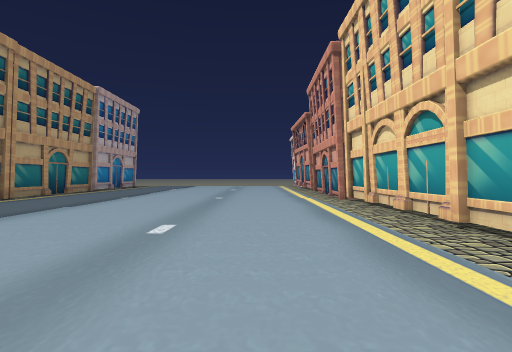
view 1 (above)

17 first-person views from a walk through a Unity game level. The camera is 1.3 m above the floor, looks level and sees 80° across. The floor is counted in squares, 2 m on a side. Each view is taken from the middle of a square. On the plan, view 1 faces up. The plan holds only what a view shows up to about 10 squares ahead; the rest is blank. The place goes on beyond the plan. The player is left out. Some animated figures are left out.

view 2
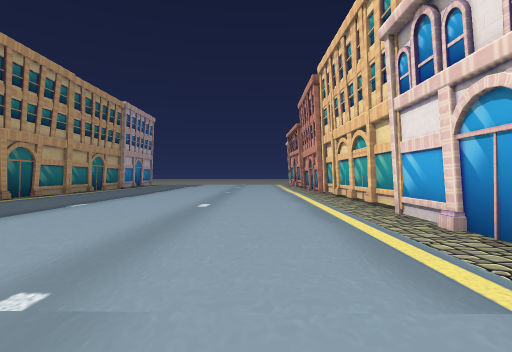

view 3
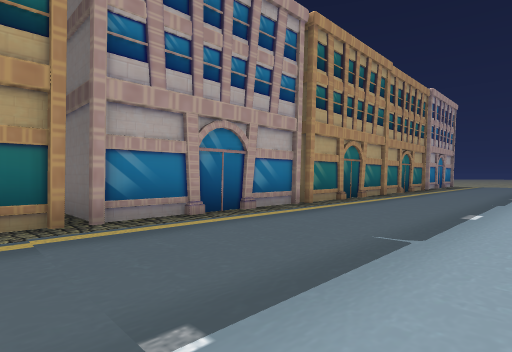

view 4
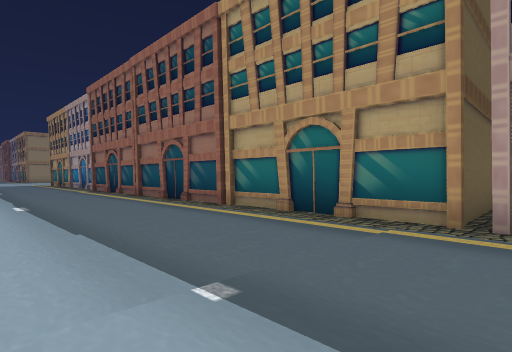

view 5
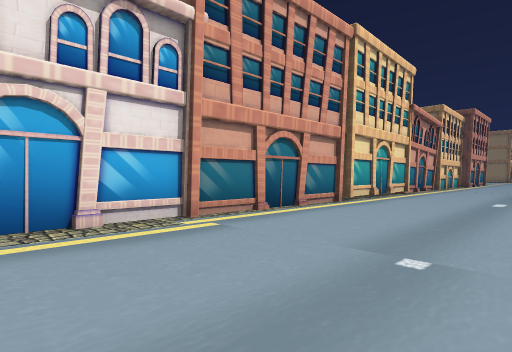

view 6
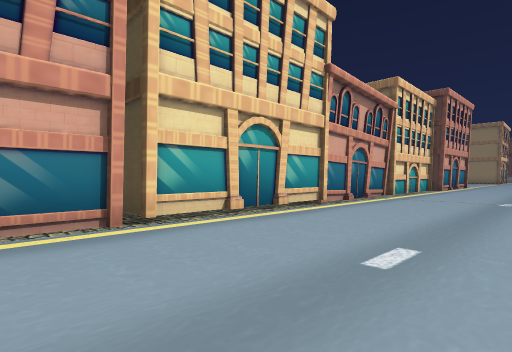

view 7
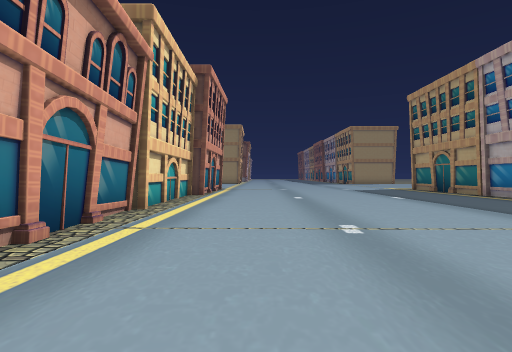

view 8
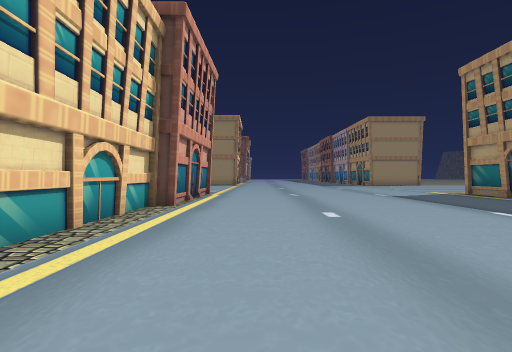

view 9
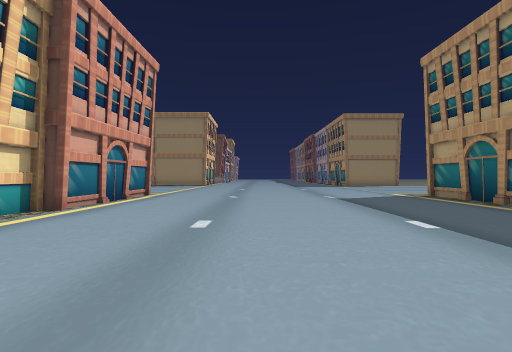

view 10
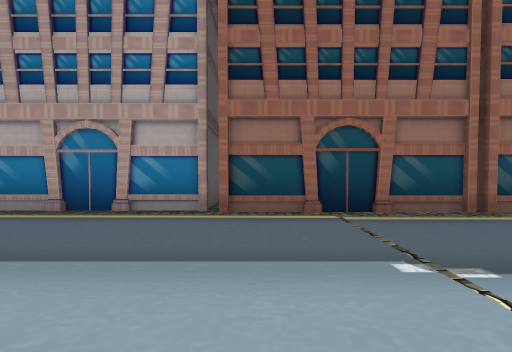

view 11
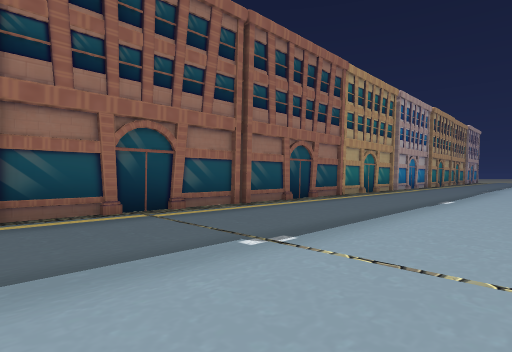

view 12
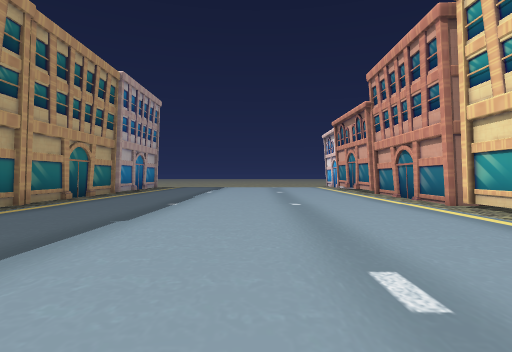

view 13
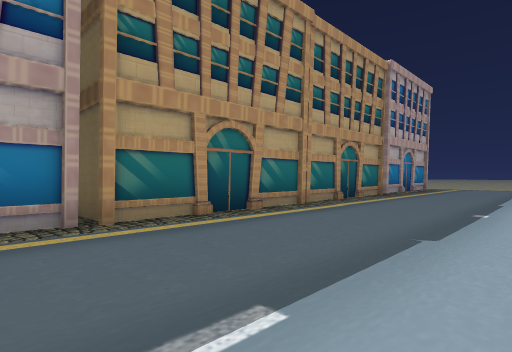

view 14
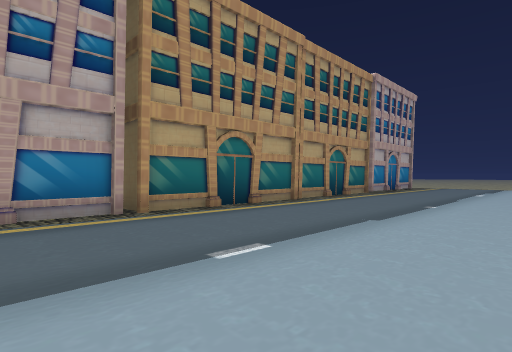

view 15
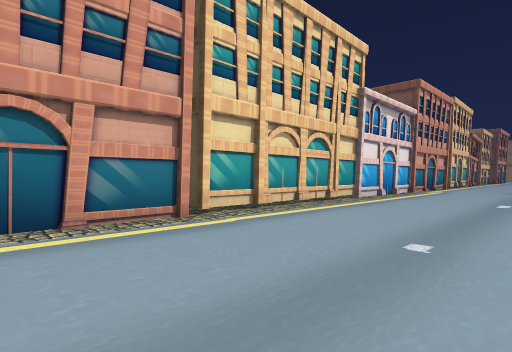

view 16
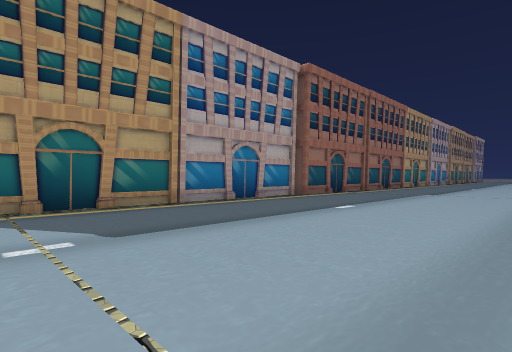

view 17
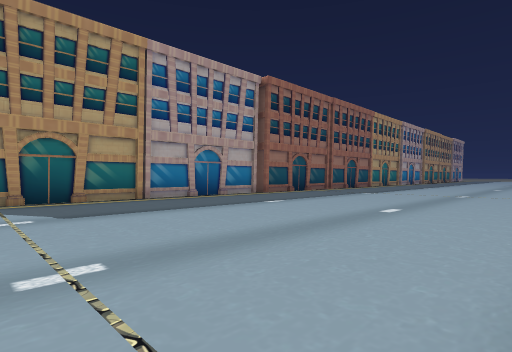

### Floor plan
Key: @ floor where view 1 was taken; # wall or solid block; . floor; O other object.
Columns run from 9 left of view 1 to 3 right of it. Each row starts with its distance up from view 1.
 12  #..........O
 11  #..........#
 10  O..........#
  9  O..........#
  8  #..........O
  7  #..........#
  6  #..........O
  5  #..........#
  4  #..........#
  3  #..........O
  2  #..........O
  1  O..........#
  0 ##.......@..#
 -1 ##..........#
 -2  #..........O
 -3  #..........#
 -4  O..........#
 -5  #..........#
 -6  #..........#
 -7  #.........O#
 -8  #.........O
 -9  O..........
-10  #..........
-11  #.........O
-12  #..........#
-13  #..........#
-14  O..........#
-15 ##..........#
-16 #O..........O
-17  O..........#
-18  #..........#
-19  #..........#
-20  #..........#
-21  O.........O#
-22  O.........##
-23  #.........#
-24  #.........O
-25  #.........#

Positions as (right, up) in squares from view 1, and headings:
1: (0, 0), facing up
2: (0, -3), facing up
3: (-3, -2), facing up-left
4: (-3, 0), facing down-left
5: (-2, 1), facing down-right
6: (-2, -5), facing down-right
7: (0, -10), facing down
8: (0, -14), facing down
9: (-2, -15), facing down
10: (-2, -15), facing left
11: (-2, -16), facing up-left
12: (-2, 2), facing up
13: (-3, 3), facing up-left
14: (-2, 2), facing up-left
15: (-2, 12), facing down-right
16: (-1, -25), facing up-left
17: (1, -25), facing up-left
